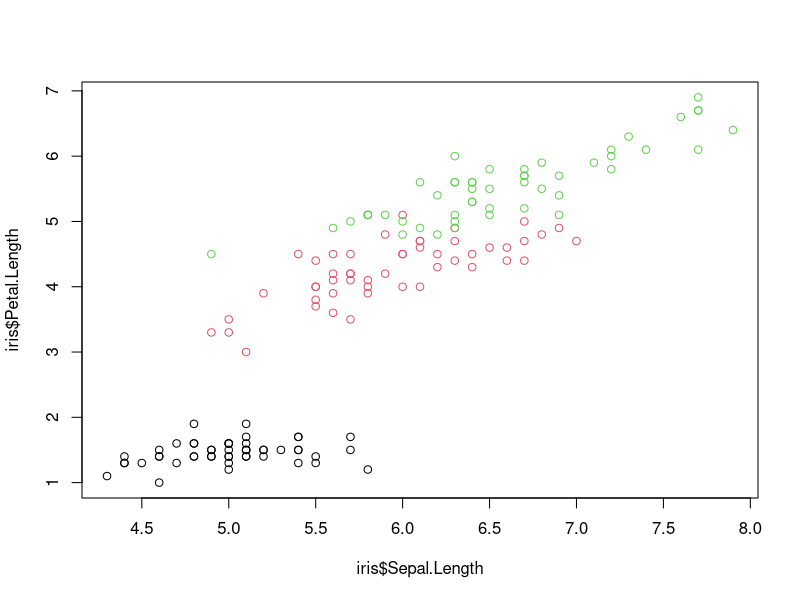
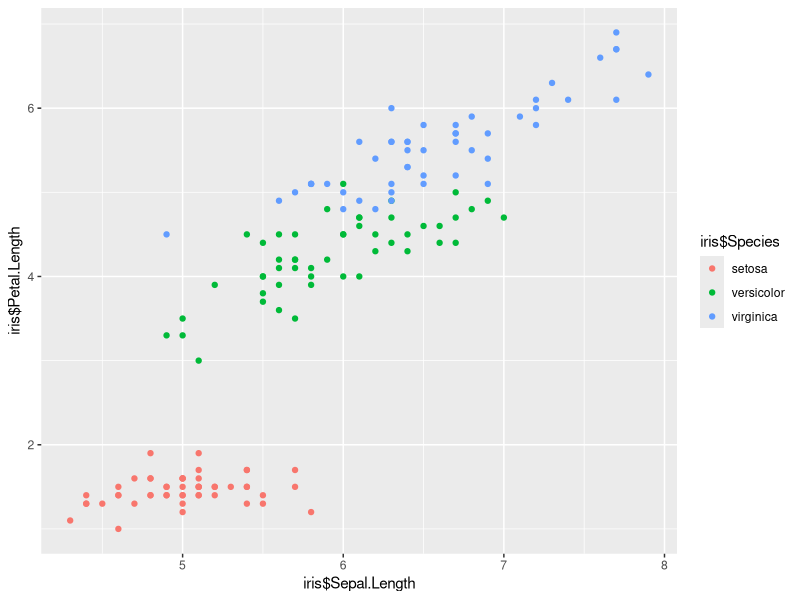
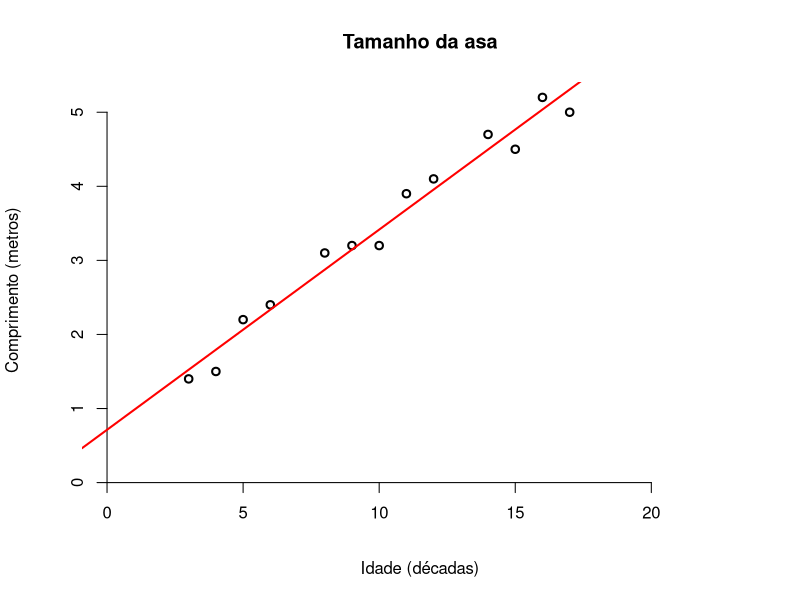
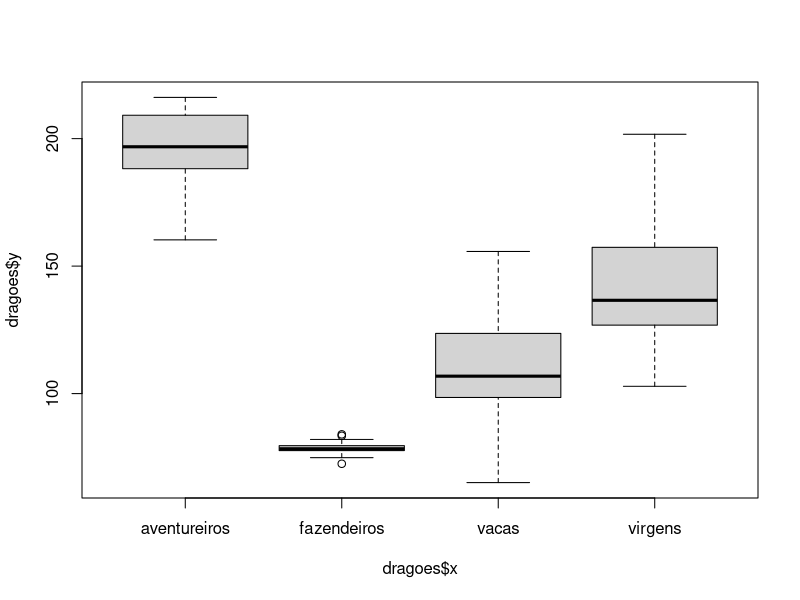
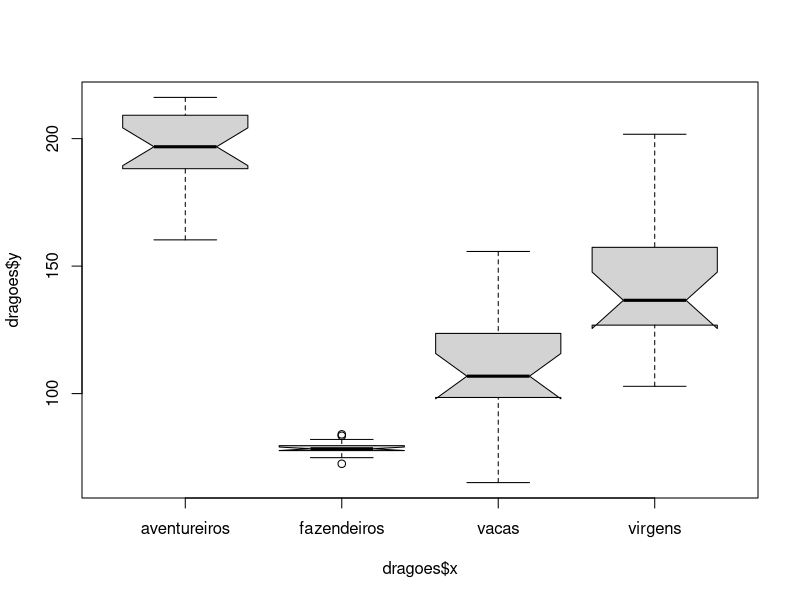

R code for these plots, in order:
## ---- chunk 1
plot(x= iris$Sepal.Length, y=iris$Petal.Length,col=iris$Species)
library(ggplot2)
qplot(x= iris$Sepal.Length, y=iris$Petal.Length, color=iris$Species)
## ---- chunk 2
tabl <- "  
| Parâmetro        | Controla           | valores      |
|---------------|-------------|-----------:|
| x      | valores a serem plotados em x  |       |
| y      | valores a serem plotados em x  |       |
| type   | tipo de gráfico (ponto, linhas, etc)| \"p\",\"l\",\"b\"... |
| lty   | tipo de linha (pontilhada, tracejada, etc)| \"blank\", \"solid\", \"dashed\", \"dotted\", \"dotdash\", \"longdash\", or \"twodash\" |
| pch   | tipo de ponto (bola, triangulo, quadrado, etc)| \"p\",\"l\",\"b\"... |
| col   | cor dos símbolos| \"red\", \"black\", \"1\", RGB|
| col.axis, col.lab, col.main| cor dos textos| \"red\", \"black\", \"1\", RGB|
"
cat(tabl)
## ---- chunk 3
tabl <- "  
| Parâmetro        | Controla           | valores      |
|---------------|-------------|-----------:|
| main   | título do gráfico                |    \"texto entre aspas\" |
| xlab   | rótulos do eixo x                |  \"texto entre aspas\"  |
| ylab   | rótulos do eixo y              |   \"texto entre aspas\"  |
| cex   | tamanho das letras, em proporção|   cex = 1 -> 100%, cex = 0.5 ->50%, etc  |
| cex.axis, cex.lab, cex.main   | eixos, rotulos dos eixos, título|   cex.axis = 1 -> 100%, cex.axis = 0.5 ->50%, etc  |
| bty   | linhas de contorno do gráfico   |   \"o\", \"l\", \"7\", \"c\", \"u\",  \"]\", \"n\"  |
| ylab   | rótulos do eixo y              |   \"texto entre aspas\"  |
| ylab   | rótulos do eixo y              |   \"texto entre aspas\"  |

"
cat(tabl)
## ---- chunk 4
Idade = c(3.0, 4.0, 5.0, 6.0, 8.0, 9.0, 10.0, 11.0, 12.0, 14.0, 15.0, 16.0, 17.0)
TamanhoDaAsa = c(1.4, 1.5, 2.2, 2.4, 3.1, 3.2, 3.2, 3.9, 4.1, 4.7, 4.5, 5.2, 5.0)
## ---- chunk 5
modelo=lm(TamanhoDaAsa ~ Idade)
plot(TamanhoDaAsa ~ Idade, xlab = "Idade (décadas)",  
     ylab = "Comprimento (metros)",  
     main = "Tamanho da asa"  
     , bty = "n"  
     , xlim = c(0, 23)  
     , ylim = c(0, max(TamanhoDaAsa))  
     , lwd = 2  
     , yaxt = "n"  
     , xaxt = "n"  
)  
axis(1, pos = 0)  
axis(2, pos = 0)  
abline(modelo, col = "red", lwd = 2) 
## ---- chunk 6
vacas = c(121.72355, 103.79754, 130.15442, 98.29305, 103.43365, 102.44998,
          125.49993, 111.07215, 113.74047, 103.16081, 80.87149, 98.66692,
          65.09549, 155.74965, 88.30168, 147.43610, 114.60806, 109.87433,
          149.54772, 83.54137
          )
fazendeiros = c(77.91352, 78.07251, 81.95604, 75.64862, 78.45213, 79.11058,
                79.98952, 79.18127, 84.01635, 74.86860, 82.01886, 78.26936,
                77.94691, 78.75372, 77.64901, 77.64097, 77.19803, 72.48175,
                83.45336, 78.99681
)
virgens = c(127.9366, 201.7158, 136.1366, 136.5880, 131.7213, 118.1486, 
            125.7534, 139.6544, 163.5890, 139.7455, NA, 141.4450, 110.7311,
            157.5921, 176.8437, 102.8659, 121.8286, 134.7097, 157.1392, 166.7133
)
aventureiros = c(191.3721, 216.1671, 165.4380, 196.2730, 172.6565, 178.2955,
                 193.6687, 189.7674, 160.2968, 208.4400, 204.0934, 208.1798,
                 186.6380, 193.9446, 197.3650, 198.6853, 213.8838, 210.1881,
                 209.9109, 210.9228
)
alimento=c(rep("vacas",20),rep("fazendeiros",20),rep("virgens",20),rep("aventureiros",20))
dragoes = data.frame(x=as.factor(alimento), y=c(vacas,fazendeiros,virgens,aventureiros))
## ---- chunk 7
boxplot(dragoes$y ~ dragoes$x)
## ---- chunk 8
boxplot(dragoes$y ~ dragoes$x, notch=T)
